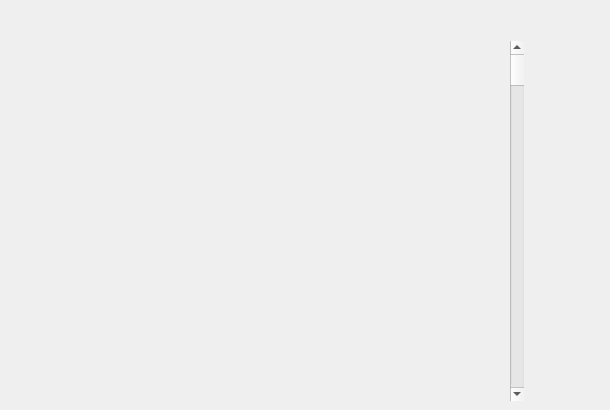
            <widget class="QWidget" name="tab_4">
             <attribute name="title">
              <string>3D View</string>
             </attribute>
             <widget class="QWidget" name="gridLayoutWidget_4">
              <property name="geometry">
               <rect>
                <x>10</x>
                <y>10</y>
                <width>501</width>
                <height>391</height>
               </rect>
              </property>
              <layout class="QGridLayout" name="gridLayout"/>
             </widget>
             <widget class="QWidget" name="verticalLayoutWidget_8">
              <property name="geometry">
               <rect>
                <x>510</x>
                <y>10</y>
                <width>91</width>
                <height>391</height>
               </rect>
              </property>
              <layout class="QVBoxLayout" name="verticalLayout_14">
               <item>
                <widget class="QLabel" name="Label_idx">
                 <property name="minimumSize">
                  <size>
                   <width>0</width>
                   <height>0</height>
                  </size>
                 </property>
                 <property name="maximumSize">
                  <size>
                   <width>16777215</width>
                   <height>25</height>
                  </size>
                 </property>
                 <property name="text">
                  <string/>
                 </property>
                </widget>
               </item>
               <item>
                <widget class="QScrollBar" name="Slider_3d">
                 <property name="orientation">
                  <enum>Qt::Vertical</enum>
                 </property>
                </widget>
               </item>
              </layout>
             </widget>
            </widget>
